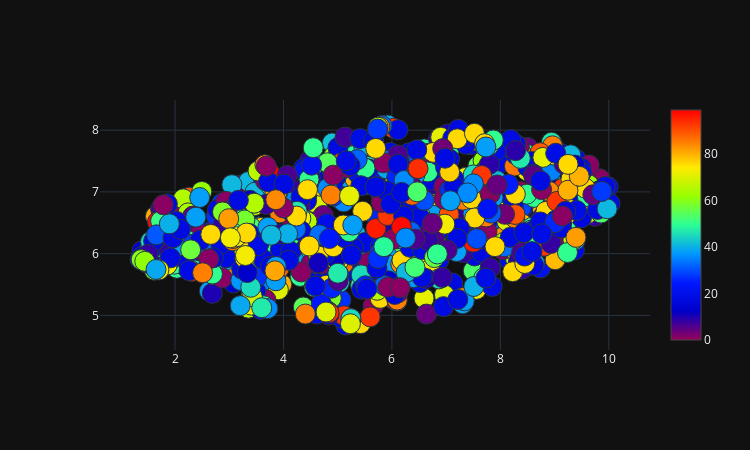

Notebook cell for this chart:
### Code cell
plot_2d(reducer.embedding_[:, 0],reducer.embedding_[:, 1])

### Figure 1 — Plotly figure (JSON) as saved in the notebook; plotly's stock layout.template omitted (floating-point values rounded to 4 significant figures; data arrays with more than 128 entries replaced by an {"elided": "..."} marker saying what was removed)
{"data": [{"marker": {"color": {"elided": "943 int values"}, "colorscale": [[0, "rgb(150,0,90)"], [0.125, "rgb(0,0,200)"], [0.25, "rgb(0,25,255)"], [0.375, "rgb(0,152,255)"], [0.5, "rgb(44,255,150)"], [0.625, "rgb(151,255,0)"], [0.75, "rgb(255,234,0)"], [0.875, "rgb(255,111,0)"], [1, "rgb(255,0,0)"]], "line": {"width": 1}, "showscale": true, "size": 20}, "mode": "markers", "type": "scatter", "x": {"elided": "943 float values"}, "y": {"elided": "943 float values"}}], "layout": {"height": 450, "margin": {"b": 100, "l": 100, "r": 100, "t": 100}, "width": 750}}
